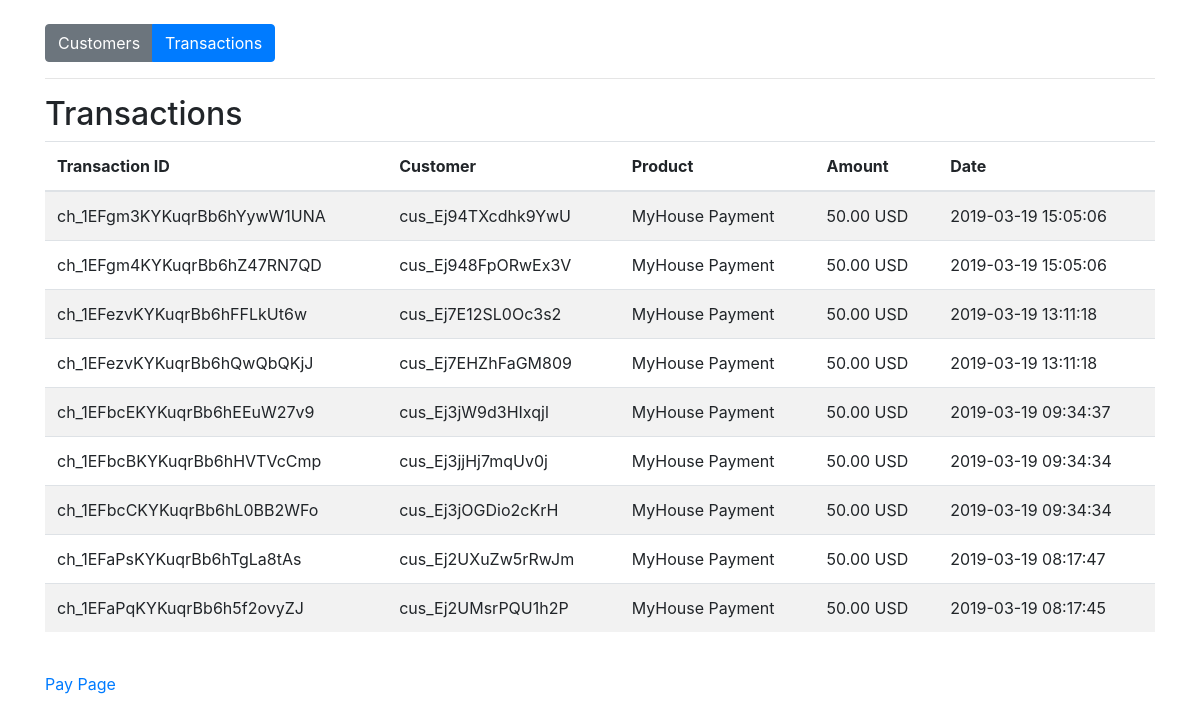
/php_stripe_paypage-master/transactions.php, run on the app's committed database.
### tables this page shows
CREATE TABLE IF NOT EXISTS `transactions` (
  `id` varchar(255) NOT NULL,
  `customer_id` varchar(255) NOT NULL,
  `product` varchar(255) NOT NULL,
  `amount` varchar(255) NOT NULL,
  `currency` varchar(255) NOT NULL,
  `status` varchar(255) NOT NULL,
  `created_at` datetime NOT NULL DEFAULT CURRENT_TIMESTAMP,
  PRIMARY KEY (`id`)
);

### php_stripe_paypage-master/lib/pdo_db.php (called while the page is built, shortened)
<?php
class Database {
	private $host = DB_HOST;
	private $user = DB_USER;
	private $pass = DB_PASS;
	private $dbname = DB_NAME;
	private $dbh;
	private $stmt;
	public function __construct() {
		$dsn = 'mysql:host=' . $this->host . ';dbname=' . $this->dbname;
		$options = array (
			PDO::ATTR_PERSISTENT => true,
			PDO::ATTR_ERRMODE => PDO::ERRMODE_EXCEPTION
		);
		try {
			$this->dbh = new PDO ($dsn, $this->user, $this->pass, $options);
		}
		catch ( PDOException $e ) {
			$this->error = $e->getMessage();
		}
	}
	public function query($query) {
		$this->stmt = $this->dbh->prepare($query);
	}
	public function execute(){
		return $this->stmt->execute();
	}
	public function resultset(){
		$this->execute();
		return $this->stmt->fetchAll(PDO::FETCH_OBJ);
	}
}

### php_stripe_paypage-master/models/Transaction.php (called while the page is built, shortened)
<?php
  class Transaction {
    private $db;
    public function __construct() {
      $this->db = new Database;
    }
    public function getTransactions() {
      $this->db->query('SELECT * FROM transactions ORDER BY created_at DESC');
      $results = $this->db->resultset();
      return $results;
    }
  }

### php_stripe_paypage-master/transactions.php (the view, shortened to what this page needs)
<?php
  require_once('lib/pdo_db.php');
  require_once('models/Transaction.php');
  $transaction = new Transaction();
  $transactions = $transaction->getTransactions();
?>
<!DOCTYPE html>
<html lang="en">
<head>
  <link rel="stylesheet" href="https://maxcdn.bootstrapcdn.com/bootstrap/4.0.0/css/bootstrap.min.css">
</head>
<body>
  <div class="container mt-4">
    <div class="btn-group" role="group">
      <a href="customers.php" class="btn btn-secondary">Customers</a>
      <a href="transactions.php" class="btn btn-primary">Transactions</a>
    </div>
    <hr>
    <h2>Transactions</h2>
    <table class="table table-striped">
      <thead>
        <tr>
          <th>Transaction ID</th>
          <th>Customer</th>
          <th>Product</th>
          <th>Amount</th>
          <th>Date</th>
        </tr>
      </thead>
      <tbody>
        <?php foreach($transactions as $t): ?>
          <tr>
            <td><?php echo $t->id; ?></td>
            <td><?php echo $t->customer_id; ?></td>
            <td><?php echo $t->product; ?></td>
            <td><?php echo sprintf('%.2f', $t->amount / 100); ?> <?php echo strtoupper($t->currency); ?></td>
            <td><?php echo $t->created_at; ?></td>
          </tr>
        <?php endforeach; ?>
      </tbody>
    </table>
    <br>
    <p><a href="index.php">Pay Page</a></p>
  </div>
</body>
</html>

### data on the page
transactions: id "ch_1EFgm3KYKuqrBb6hYywW1UNA", customer "cus_Ej94TXcdhk9YwU", product "MyHouse Payment", $t->amount/100 "50.00", currency "USD", created_at "2019-03-19 15:05:06"
transactions: id "ch_1EFgm4KYKuqrBb6hZ47RN7QD", customer "cus_Ej948FpORwEx3V", product "MyHouse Payment", $t->amount/100 "50.00", currency "USD", created_at "2019-03-19 15:05:06"
transactions: id "ch_1EFezvKYKuqrBb6hFFLkUt6w", customer "cus_Ej7E12SL0Oc3s2", product "MyHouse Payment", $t->amount/100 "50.00", currency "USD", created_at "2019-03-19 13:11:18"
transactions: id "ch_1EFezvKYKuqrBb6hQwQbQKjJ", customer "cus_Ej7EHZhFaGM809", product "MyHouse Payment", $t->amount/100 "50.00", currency "USD", created_at "2019-03-19 13:11:18"
transactions: id "ch_1EFbcEKYKuqrBb6hEEuW27v9", customer "cus_Ej3jW9d3HIxqjl", product "MyHouse Payment", $t->amount/100 "50.00", currency "USD", created_at "2019-03-19 09:34:37"
transactions: id "ch_1EFbcBKYKuqrBb6hHVTVcCmp", customer "cus_Ej3jjHj7mqUv0j", product "MyHouse Payment", $t->amount/100 "50.00", currency "USD", created_at "2019-03-19 09:34:34"
transactions: id "ch_1EFbcCKYKuqrBb6hL0BB2WFo", customer "cus_Ej3jOGDio2cKrH", product "MyHouse Payment", $t->amount/100 "50.00", currency "USD", created_at "2019-03-19 09:34:34"
transactions: id "ch_1EFaPsKYKuqrBb6hTgLa8tAs", customer "cus_Ej2UXuZw5rRwJm", product "MyHouse Payment", $t->amount/100 "50.00", currency "USD", created_at "2019-03-19 08:17:47"
transactions: id "ch_1EFaPqKYKuqrBb6h5f2ovyZJ", customer "cus_Ej2UMsrPQU1h2P", product "MyHouse Payment", $t->amount/100 "50.00", currency "USD", created_at "2019-03-19 08:17:45"
